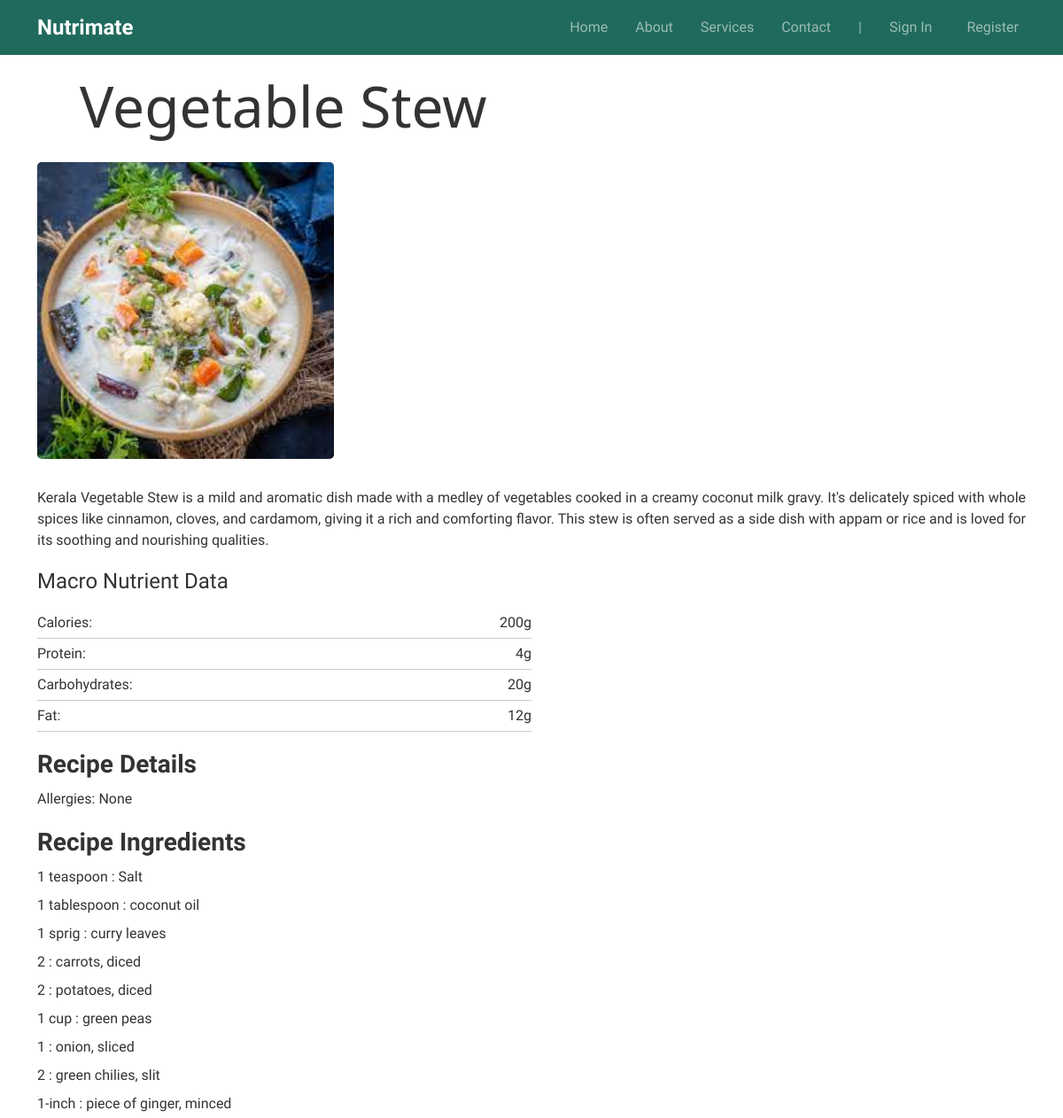
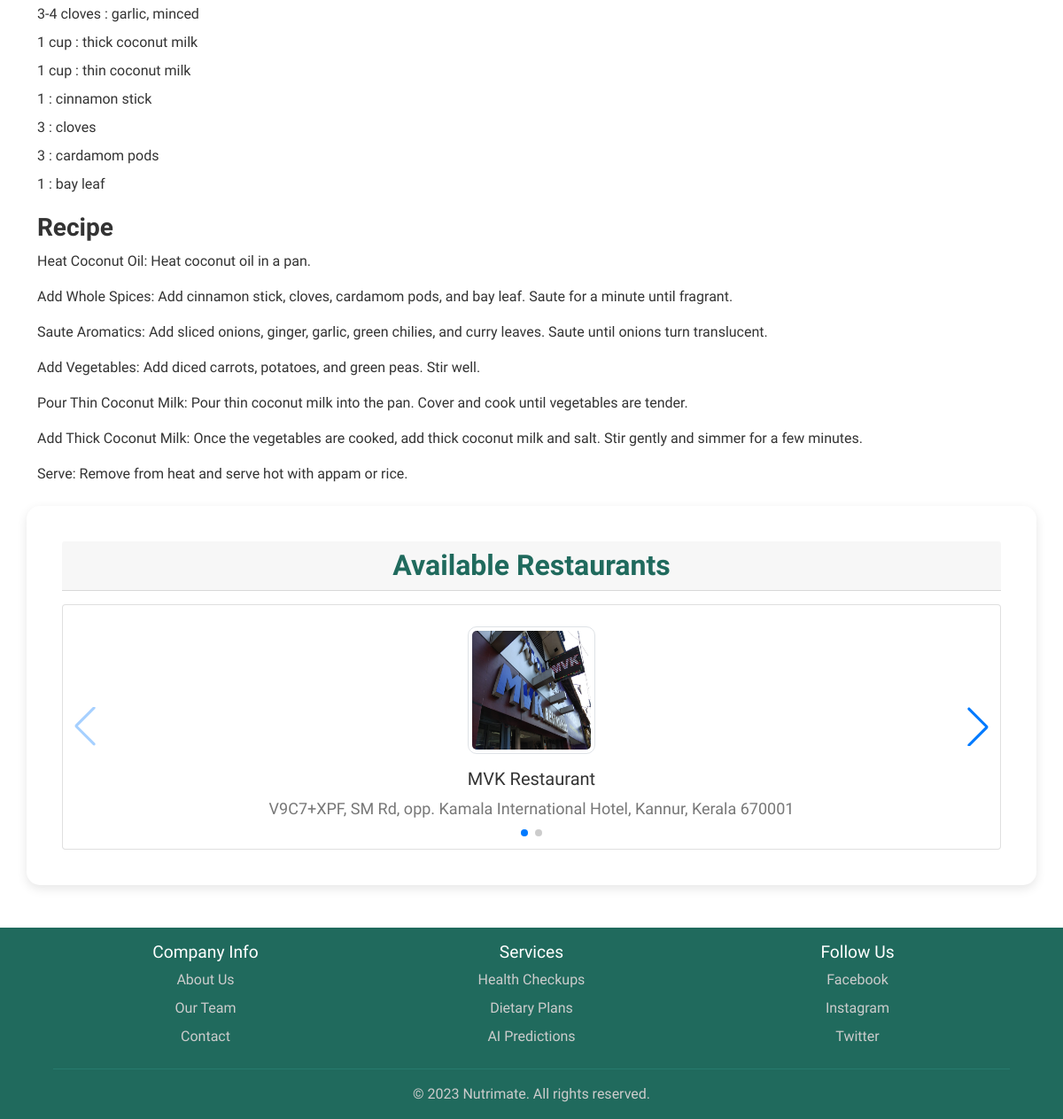
The app's page /food_details/4/ with its own data (2 pictures, top to bottom).
### diet/models.py (models this page shows, shortened)
class Food(models.Model):
    food_name = models.CharField(max_length=200)
    quantity = models.DecimalField(max_digits=7, decimal_places=2, default=100.00)
    description=models.TextField(null=True)
    calories = models.IntegerField(default=0)
    fat = models.DecimalField(max_digits=7, decimal_places=2)
    carbohydrates = models.DecimalField(max_digits=7, decimal_places=2)
    protein = models.DecimalField(max_digits=7, decimal_places=2)
    category = models.ManyToManyField(FoodCategory,blank=True)
    allergies = models.CharField(max_length=80, null=True, blank=True)
    image = models.ImageField(upload_to='foods/')
    is_featured = models.BooleanField(default=False)
    ingredients = models.ManyToManyField(Ingredient,blank=True)
    Preparation=models.TextField(null=True)

class Ingredient(models.Model):
    name = models.CharField(max_length=50)
    unit = models.CharField(max_length=30)

class Restaurant(models.Model):
    name = models.CharField(max_length=255)
    location = models.CharField(max_length=255)
    image = models.ImageField(upload_to='restaurants/')
    food = models.ManyToManyField(Food, related_name='restaurants')
    def __str__(self):
        return self.name

### diet/views.py (the view)
# urls.py: path('food_details/<int:food_id>/',views.food_details_view,name="food_details"),
def food_details_view(request,food_id):
    foods=Food.objects.get(id=food_id)
    restaurants=Restaurant.objects.filter(food=food_id)
    print(restaurants)
    return render(request,"food_details.html",
                 {'food' : foods,
                  'restaurants':restaurants,  },
                  )

### diet/templates/food_details.html (shortened to what this page needs)
{% extends 'base.html' %}
{% block head %}
  <link rel="stylesheet" href="https://unpkg.com/swiper/swiper-bundle.min.css" />
{% endblock %}
{% block body %}
  <div class="container">
    <div class="recipe-description">
      <h1 class="mx-5 mb-4"
          style="font-family: 'Segoe UI', Tahoma, Geneva, Verdana, sans-serif; font-size: 64px; font-weight: 500;">
          {{ food.food_name }}</h1>
      <img src="{{ food.image.url }}" class="recipe-img mb-3 " alt="Food Image">
      <p>
        {{food.description|linebreaks}}
      </p>
    </div>
    <div class="macro-nutrients">
      <h4 class="mb-3">Macro Nutrient Data</h4>
      <div class="macro-item">
        <span>Calories:</span>
        <span>{{food.calories|floatformat }}g</span>
      </div>
      <div class="macro-item">
        <span>Protein:</span>
        <span>{{food.protein|floatformat }}g</span>
      </div>
      <div class="macro-item">
        <span>Carbohydrates:</span>
        <span>{{food.carbohydrates|floatformat }}g</span>
      </div>
      <div class="macro-item">
        <span>Fat:</span>
        <span>{{food.fat|floatformat }}g</span>
      </div>
    </div>
    <div class="recipe-section">
      <h3 class="recipe-heading">Recipe Details</h3>
      <ul class="recipe-list">
        <li class="recipe-list-item">Allergies:
          {{food.allergies}}</li>
      </ul>
    </div>
    <div class="recipe-section">
      <h3 class="recipe-heading">Recipe Ingredients</h3>
      <ul class="recipe-list">
        {% for ingredient in food.ingredients.all %}
        <li class="recipe-list-item">{{ingredient.unit}} : {{ingredient.name}} </li>
        {% endfor %}
      </ul>
    </div>
    <div class="recipe-section">
      <h3 class="recipe-heading">Recipe </h3>
      <div>
        {{food.Preparation|linebreaks}}
      </div>
    </div>
  </div>
    <div class="container mb-5 mt-4 card-section section">
      <h2 class="card-header">Available Restaurants</h2>
      <div class="swiper-container restaurants-section">
        <div class="swiper-wrapper">
          {% for restaurant in restaurants %}
          <div class="swiper-slide">
            <div class="card h-100">
              <img src="{{ restaurant.image.url }}" class="card-img-top img-thumbnail mx-auto d-block mt-4"
                  style="height: 9rem; width: 9rem;" alt="{{ restaurant.name }}">
              <div class="card-body">
                <h5 class="card-title text-center">{{ restaurant.name }}</h5>
                <p class="card-text mb-3">{{ restaurant.location }}</p>
              </div>
            </div>
          </div>
          {% endfor %}
        </div>
        <div class="swiper-pagination"></div>
        <div class="swiper-button-next"></div>
        <div class="swiper-button-prev"></div>
      </div>
    </div>
{% endblock %}

### diet/templates/base.html (shortened to what this page needs)
{% load static %}
<!DOCTYPE html>
<html lang="en">
<head>
    <link href="https://cdn.jsdelivr.net/npm/bootstrap@5.1.3/dist/css/bootstrap.min.css" rel="stylesheet">
    <link href="https://cdn.jsdelivr.net/npm/@fortawesome/fontawesome-free@5.15.3/css/all.min.css" rel="stylesheet">
    <link rel="stylesheet" href="{% static 'css/style.css' %}">
    {% block head %}{% endblock %}
</head>
<body>
    <nav class="navbar navbar-expand-lg navbar-dark ">
        <div class="container">
            <a class="navbar-brand" href="#">Nutrimate</a>
            <div class="collapse navbar-collapse justify-content-end" id="navbarNav">
                <ul class="navbar-nav ms-auto">
                    <li class="nav-item">
                        <a class="nav-link" href="{%  url 'index' %}">Home</a>
                    </li>
                    <li class="nav-item">
                        <a class="nav-link" href="#">About</a>
                    </li>
                    <li class="nav-item">
                        <a class="nav-link" href="#">Services</a>
                    </li>
                    <li class="nav-item">
                        <a class="nav-link" href="#">Contact</a>
                    </li>
                    <li class="nav-item">
                        <span class="nav-link">|</span>
                    </li>
                    <li class="nav-item me-2">
                        {% if user.is_authenticated %}
                        <div class="text-light mt-2">Hello,{{user.username}} </div>
                    </li>
                    <li class="nav-item">
                        <a href="{%  url 'logout_view' %}" class="btn btn-danger">Log out</a>
                        {% else %}
                        <a class="nav-link" href="{% url 'login' %}?next={{ request.path }}" id="signInBtn">
                             Sign In
                        </a>
                    </li>
                    <li class="nav-item">
                        <a class="nav-link" href="{% url 'register' %}">Register</a>
                    </li>
                    {% endif %}
                </ul>
            </div>
        </div>
    </nav>
    {% block body %}
    {% endblock %}
    <footer class="footer py-3  mb-0 p-5 pb-2 mt-3 fixed-bottom">
        <div class="container text-center ">
            <div class="row">
                <div class="col-lg-4">
                    <h5>Company Info</h5>
                    <p>About Us</p>
                    <p>Our Team</p>
                    <p>Contact</p>
                </div>
                <div class="col-lg-4">
                    <h5>Services</h5>
                    <p>Health Checkups</p>
                    <p>Dietary Plans</p>
                    <p>AI Predictions</p>
                </div>
                <div class="col-lg-4">
                    <h5>Follow Us</h5>
                    <p>Facebook</p>
                    <p>Instagram</p>
                    <p>Twitter</p>
                </div>
            </div>
            <hr>
            <p>&copy; 2023 Nutrimate. All rights reserved.</p>
        </div>
    </footer>
</body>
</html>

### diet/static/css/style.css (style rules this page uses)
body { font-family: 'Segoe UI', Tahoma, Geneva, Verdana, sans-serif; background-color: #f8f9fa; color: #333; margin: 0; }
.section { padding: 40px; margin-bottom: 20px; border-radius: 15px; box-shadow: 0 4px 12px rgba(0, 0, 0, 0.1); overflow: hidden; transition: transform 0.3s ease-in-out; }
.section h2 { font-weight: bold; color: #206a5d; margin-bottom: 15px; text-align: center; }
.section p { color: #777; font-size: 18px; text-align: center; }
.section img { border-radius: 10px; max-width: 100%; height: auto; transition: transform 0.3s ease-in-out; }
.navbar { background-color: #206a5d; }
.navbar-brand { color: #fff; font-size: 1.5rem; font-weight: 600; }
.navbar-nav { gap: 15px; }
.nav-link { color: #fff; font-weight: 500; }
.footer { position: sticky; top: 100%; left: 0; background-color: #206a5d; color: #fff; }
.footer h5 { color: #fff; font-size: 1.2rem; }
.footer p { color: #ccc; font-size: 1rem; margin-bottom: 0.5rem; }
.footer hr { border-top: 1px solid #3caea3; margin-top: 1rem; margin-bottom: 1rem; }

### diet/templates/food_details.html (style rules this page uses)
body { background-color: #ffffff; font-family: 'Quicksand', sans-serif; margin: 0; padding: 0; }
.recipe-img { width: 30%; height: auto; border-radius: 5px; }
.recipe-description { margin-top: 20px; text-align: justify; }
.macro-nutrients { margin-top: 20px; }
.macro-item { display: flex; justify-content: space-between; width: 50%; padding: 5px 0; border-bottom: 1px solid #ccc; }
.recipe-section { margin-top: 20px; }
.recipe-heading { font-weight: bolder; margin-bottom: 10px; }
.recipe-list { list-style-type: none; padding: 0; }
.recipe-list-item { margin-bottom: 8px; }
.swiper-container { overflow: hidden; position: relative; }
.swiper-button-next, .swiper-button-prev { z-index: 1; bottom: 20px; position: absolute; }

### records on screen
Food: food_name "Vegetable Stew", image (picture), description "Kerala Vegetable Stew is a mild and aromatic dish made with a medley of vegetables cooked in a creamy coconut milk gravy. It's delicately spiced with whole spices like cinnamon, cloves, and cardamom, giving it a rich and comforting flavor. This stew is often served as a side dish with appam or rice and is loved for its soothing and nourishing qualities.", calories "200", protein "4", carbohydrates "20", fat "12", allergies "None", Preparation "Heat Coconut Oil: Heat coconut oil in a pan. Add Whole Spices: Add cinnamon stick, cloves, cardamom pods, and bay leaf. Saute for a minute until fragrant. Saute Aromatics: Add sliced onions, ginger, garlic, green chilies, and curry leaves. Saute until onions turn translucent. Add Vegetables: Add diced carrots, potatoes, and green peas. Stir well. Pour Thin Coconut Milk: Pour thin coconut milk into the pan. Cover and cook until vegetables are tender. Add Thick Coconut Milk: Once the vegetables are cooked, add thick coconut milk and salt. Stir gently and simmer for a few minutes. Serve: Remove from heat and serve hot with appam or rice."
Ingredient: unit "1 teaspoon", name "Salt"
Ingredient: unit "1 tablespoon", name "coconut oil"
Ingredient: unit "1 sprig", name "curry leaves"
Ingredient: unit "2", name "carrots, diced"
Ingredient: unit "2", name "potatoes, diced"
Ingredient: unit "1 cup", name "green peas"
Ingredient: unit "1", name "onion, sliced"
Ingredient: unit "2", name "green chilies, slit"
Ingredient: unit "1-inch", name "piece of ginger, minced"
Ingredient: unit "3-4 cloves", name "garlic, minced"
Ingredient: unit "1 cup", name "thick coconut milk"
Ingredient: unit "1 cup", name "thin coconut milk"
Ingredient: unit "1", name "cinnamon stick"
Ingredient: unit "3", name "cloves"
Ingredient: unit "3", name "cardamom pods"
Ingredient: unit "1", name "bay leaf"
Restaurant: image (picture), name "MVK Restaurant", location "V9C7+XPF, SM Rd, opp. Kamala International Hotel, Kannur, Kerala 670001"
